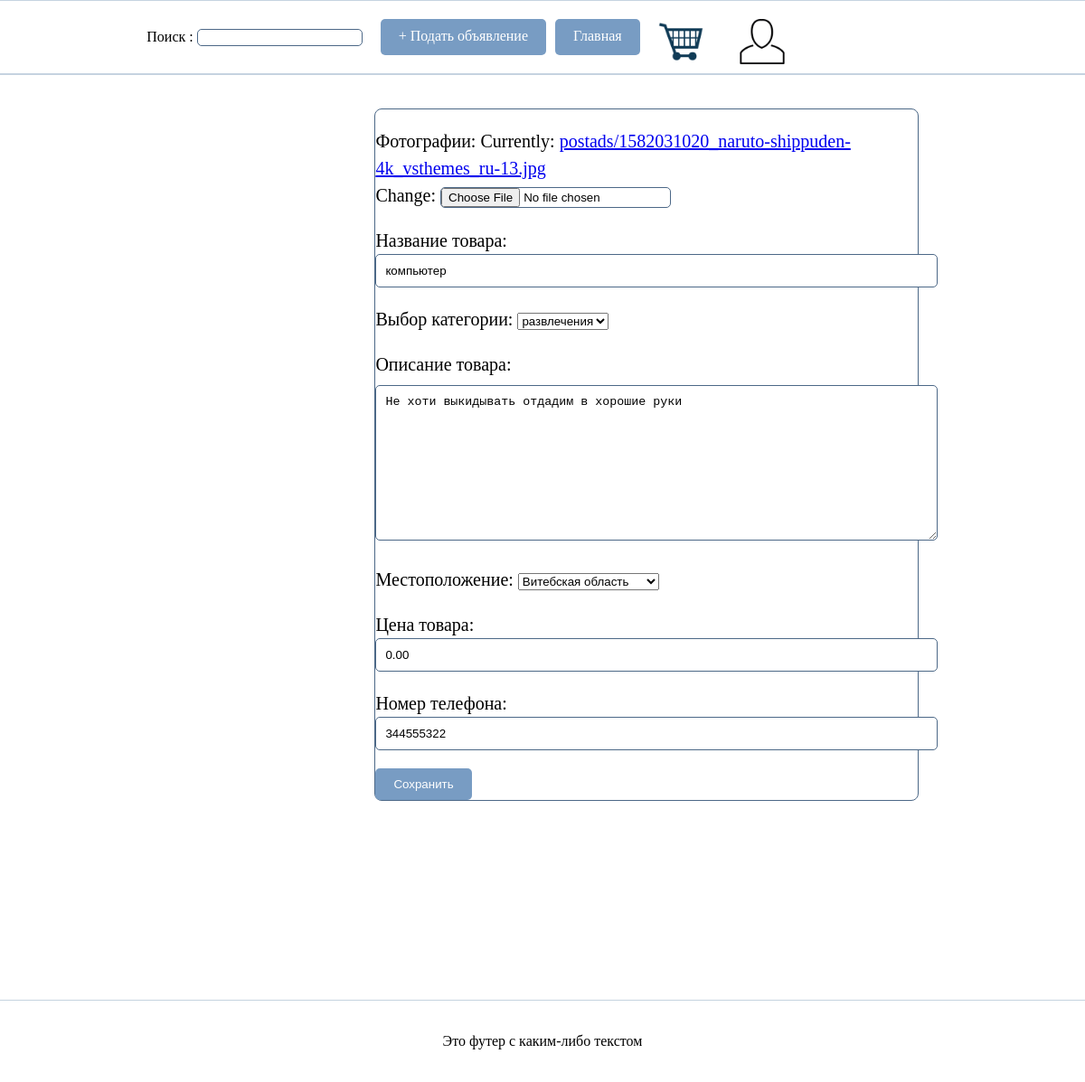
The page /edit_ad/2 (signed in) on the database its author committed.
### main/models.py (models this page shows, shortened)
class Ad(models.Model):
    CATEGORY_CHOICES = (
        ('обувь', 'обувь'),
        ('одежда', 'одежда'),
        ('мебель', 'мебель'),
        ('автомобиль', 'автомобиль'),
        ('квартира', 'квартира'),
        ('игрушки', 'игрушки'),
        ('развлечения', 'развлечения'),
    )
    LOCATION_CHOICES = (
        ('', 'Все регионы'),
        ('MT', 'Минская область'),
        ('BR', 'Брестская область'),
        ('VG', 'Витебская область'),
        ('HO', 'Гомельская область'),
        ('GR', 'Гродненская область'),
        ('MO', 'Могилевская область'),
        ('MN', 'Минск'),
    )
    user = models.ForeignKey(User, on_delete=models.CASCADE, default=1) # добавлено поле для ссылки на пользователя
    title = models.CharField(max_length=100, default='')
    category = models.CharField(choices=CATEGORY_CHOICES, max_length=50, default='category1')
    description = models.TextField(default='')
    price = models.DecimalField(max_digits=10, decimal_places=2, default=0)
    location = models.CharField(choices=LOCATION_CHOICES, max_length=50, default='MT')
    phone_number = models.CharField(max_length=20, default='')
    photo = models.ImageField('Изображение', upload_to='postads/', default='postads/default.jpg')

### main/views.py (the view)
# urls.py: path('edit_ad/<int:ad_id>', views.edit_ad, name='edit_ad'),
def edit_ad(request, ad_id):
    ad = Ad.objects.get(id=ad_id)
    if request.method == 'POST':
        form = AdForm(request.POST, instance=ad)
        if form.is_valid():
            form.save()
            return redirect('myads')
    else:
        form = AdForm(instance=ad)
    return render(request, 'main/edit_ad.html', {'form': form, 'ad': ad})

### main/forms.py (shortened to what this page needs)
class TitleSearchForm(forms.Form):
    simple_title = forms.CharField(label='Поиск ', required=False)

class AdForm(forms.ModelForm):
    class Meta:
        model = Ad
        fields = ['photo', 'title', 'category', 'description', 'location', 'price', 'phone_number']
        labels = {'title': 'Название товара', 'category': 'Выбор категории', 'description': 'Описание товара', 'price': 'Цена товара', 'location': 'Местоположение', 'phone_number': 'Номер телефона', 'photo': 'Фотографии'}
        widgets = {
            'title': forms.TextInput(attrs={'class': 'form-control'}),
            'category': forms.Select(attrs={'class': 'form-select'}),
            'description': forms.Textarea(attrs={'class': 'form-control'}),
            'price': forms.NumberInput(attrs={'class': 'form-control'}),
            'location': forms.Select(attrs={'class': 'form-select'}),
            'phone_number': forms.TextInput(attrs={'class': 'form-control'}),
            'photo': forms.ClearableFileInput(attrs={'class': 'form-controlph'}),
        }
    def __init__(self, *args, **kwargs):
        self.request = kwargs.pop('request', None)
        super().__init__(*args, **kwargs)

### main/context_processors.py (called while the page is built)
def title_search_form(request):
    search_form = TitleSearchForm(request.GET)
    return {'title_search_form': search_form}

### main/templates/main/edit_ad.html (shortened to what this page needs)
{% extends "main/index.html" %}
{% block content %}
<div class="form-wrapper">
<form method="POST" enctype="multipart/form-data">
  {{ form.as_p }}
  <button class="buttonMod">Сохранить</button>
</form>
  </div>
{% endblock %}

### main/static/main/css/style.css (style rules this page uses)
html, body { margin: 0; padding: 0; }
.form-wrapper { display: flex; flex-direction: column; align-items: center; border: 1px solid #4c6887; border-radius: 8px; width: 600px; margin-left: 34%; }
.form-control { width: 100%; padding: 10px; }
body { margin: 0; padding: 0; height: 100vh; display: flex; flex-direction: column; }
p { color: #000; }
.buttonMod { display: inline-block; padding: 10px 20px; background-color: #789cc3; color: #fff; text-decoration: none; border-radius: 5px; border: none; }
input { border-radius: 5px; border: 1px solid #4c6887; }
textarea { border-radius: 5px; border: 1px solid #4c6887; margin-top: 8px; }
.form-controlph { border-radius: 5px; border: 1px solid #4c6887; background-color: white; }

### rows shown on the page
Ad: title "компьютер", category "развлечения", description "Не хоти выкидывать отдадим в хорошие руки", location "Витебская область", price "0.00", phone_number "344555322"
